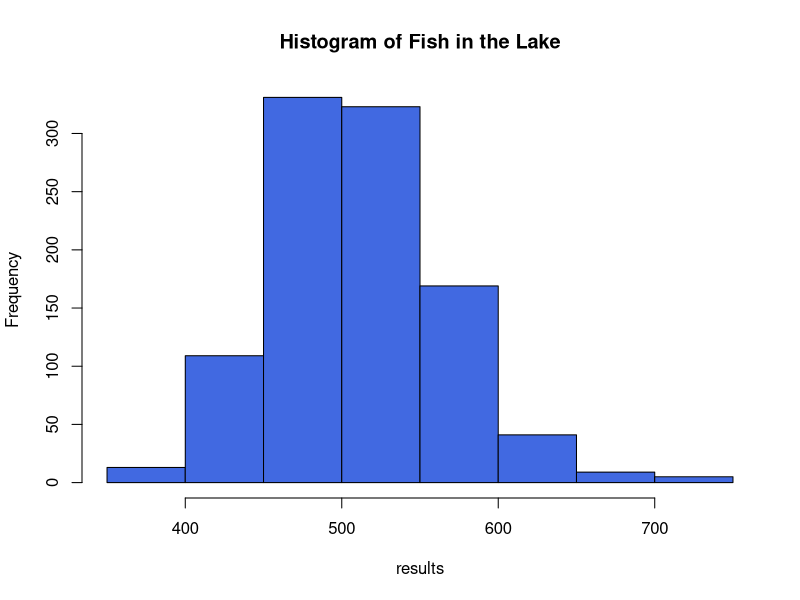
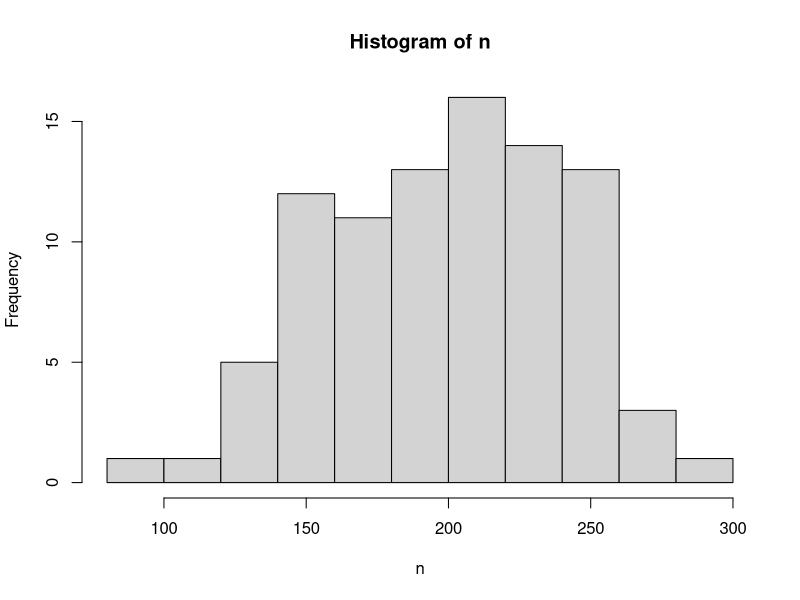
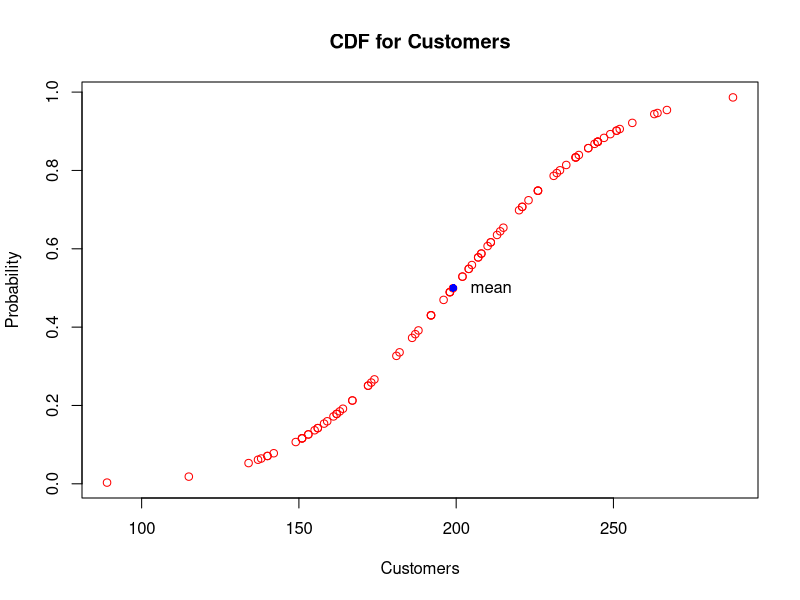
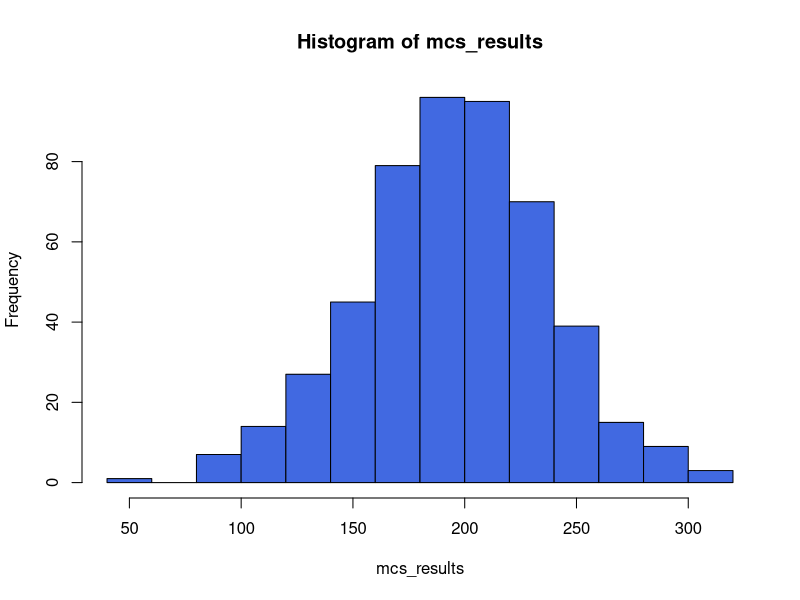

Write R code to recreate these figures, in order.
## ---- chunk 1
knitr::opts_chunk$set(echo = TRUE)
## ---- chunk 2
fishes <- data.frame(num = seq(1:500),
                     marked = rep(c(1,1,0,0,0,0,0,0,0,0), times=50)
                     )

# Confirming 100 marked fishes
marked_fish_total <- sum(fishes[fishes$marked==1,2])
marked_fish_total
## ---- chunk 3
monte_carlo <- function (reps, dataset){
      "Run the same experiment for n reps and return the average proportion
      * reps: [int] How many repetitions of the same experiment
      * dataset: [data.frame] it is the dataframe with the fish data
      "

  # Creating a vector to collect the marked fishes proportion
  results <- c()
  marked_prop <- c()
    
  #Let's simulate a fishing of 100 fishes, repeated 1,000 times
    for (experiment in seq(1,reps)) {
        
      # Shuffle the dataset
      shuffled <- sample(nrow(dataset))
      dataset <- dataset[shuffled, ]
        
      # Create a random index before catching the fish
      index <- sample(1:500, size=100)
      fishing <- dataset[index,]
      # Calculate the proportion
      p <- mean(fishing$marked)
      
      # Store result in the vector
      marked_prop <- c(marked_prop, p)
      marked_prop <- mean(marked_prop)
      
      "If we know the percentage of marked fish and we know that the total 
      of marked fish in that lake is 100, then we can calculate the 100%
      using this formula:
    
      Marked Fish Total / Marked Fish Proportion "
      # Total Fish in the lake
      total_fish_lake <- marked_fish_total / marked_prop
      results <- c(results, total_fish_lake)
        
    } # close for Loop
    # Plot Histogram  
  hist(results, col='royalblue', main='Histogram of Fish in the Lake')
  
} #close the function

## ---- chunk 4
# Running the Monte Carlo Simulation
marked_fish_proportion <- monte_carlo(1000, fishes)
## ---- chunk 5
# Normal Distribution
n <- rnorm(90, mean=200, sd=40)

# Transform to Interger numbers
n <- as.integer(n)

# Calculate mean and Standar Dev
customer_avg <- mean(n)
customer_std <- sd(n)
print( paste('Mean:', customer_avg, ' | Std:', customer_std) )

# Plot Histogram
hist(n)

## ---- chunk 6

# Plot the CDF
plot( x= n, 
      xlab= 'Customers',
      y= pnorm(n, mean=mean(n), sd=customer_std),
      ylab= 'Probability',
      col='red', 
      main='CDF for Customers')
# Plot the mean
points(x= customer_avg,
     y= 0.5,
     col='blue', pch=16)
# Add annotation
text('mean',x=customer_avg + 12,y=0.5)
## ---- chunk 7

# Simulated attendance
mcs_customers <- function(simulations){
  "This function takes an integer number and generates that amount of repetitions of the simulation"
  
  # Create a list to store the results
  mcs_results <- c()
  
  # Loop
  for (n in 1:simulations){
    # Generate a random number
    r <- runif(1)
    # Use our CDF to capture the simulated quantity of customers
    simulated <- qnorm(r, mean=customer_avg, sd= customer_std)
    # Take the lowest integer rounded
    simulated <- floor(simulated)
    
    #Store result
    mcs_results <- c(mcs_results, simulated)
    
  } #end loop
    
  # Plot histogram
  hist(mcs_results, col='royalblue')
  
  # Return vector
  return(mcs_results)
  
}# end function

## ---- chunk 8

mcs <- mcs_customers(500)

